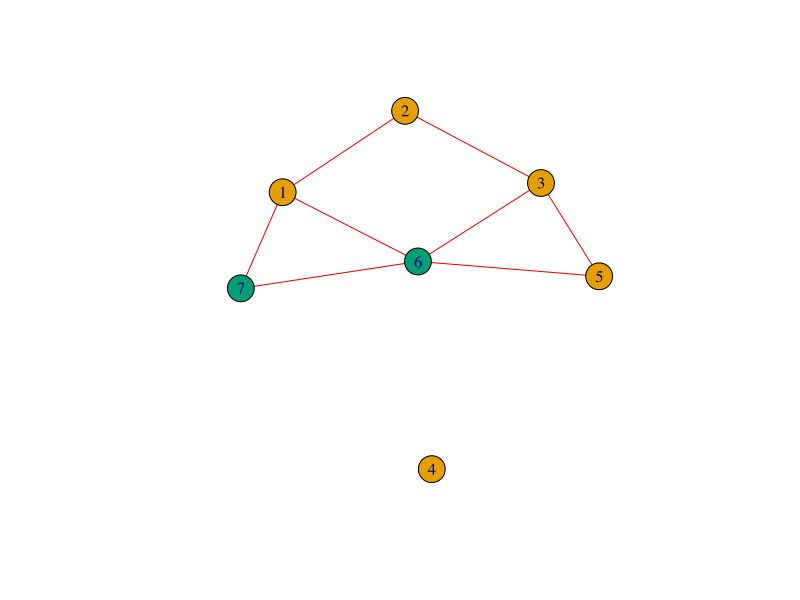
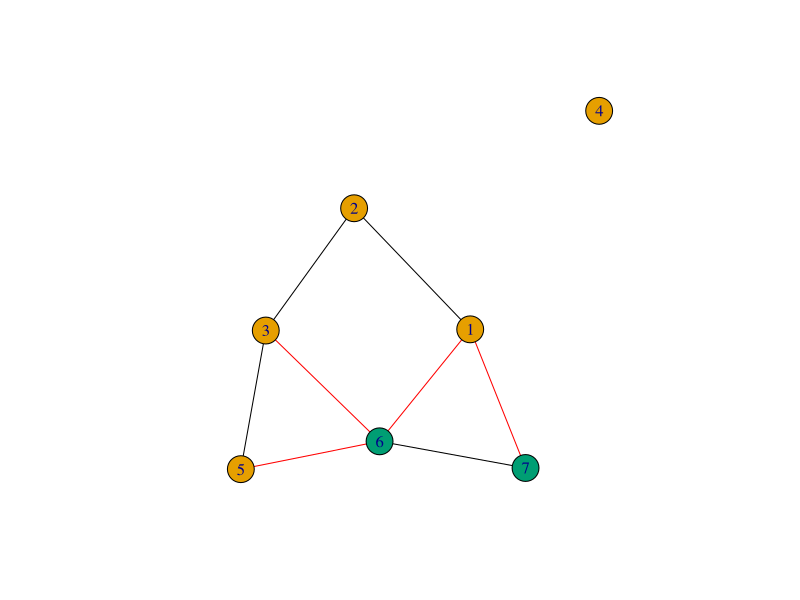

The R script that drew these images, in order:
library(igraph)
input = readLines("input.txt")
#Холмы
N = c(as.numeric(strsplit(input[1], " ")[[1]]))
matr_E = numeric(0)
for (i in 1:N) {
  arr_E <- c(as.numeric(strsplit(input[i+1], " ")[[1]]))
  matr_E = c(matr_E,arr_E)
}
matr_E = matrix(matr_E,nrow = N)
colors_E = c(as.numeric(strsplit(input[N+2], " ")[[1]]))

# Создание графа и определение цветов вершин
g = graph.adjacency(matr_E,mode = "undirected")
V(g)$color = colors_E
E(g)$color = "red"
plot(g)
# Подсчет "плохих" мостов
bad_bridges <- c()
for(e in E(g)){
  v1 = ends(g, e)[1]
  v2 <- ends(g, e)[2]
  if (V(g)$color[v1] != V(g)$color[v2]){
    bad_bridges <- c(bad_bridges, as.numeric(e))
  }
}
colors_E = c("black", "red")

edge_colors <- rep(colors_E[1], ecount(g))
edge_colors[bad_bridges] <- colors_E[2]

plot(g, edge.color = edge_colors)

# Вывод результатов
if (length(bad_bridges) > 0) {
  file_con = file("output.txt", open = "w")
  writeLines(as.character(length(bad_bridges)),file_con)
  edges = get.edges(g,bad_bridges)
  vertex_pair = t(edges)
  arr_str = as.character(vertex_pair)
  for (i in 1:length(bad_bridges) ){
    str = paste(arr_str[i*2-1],arr_str[i*2])
    writeLines(str,file_con)
  }
  close(file_con)
}



